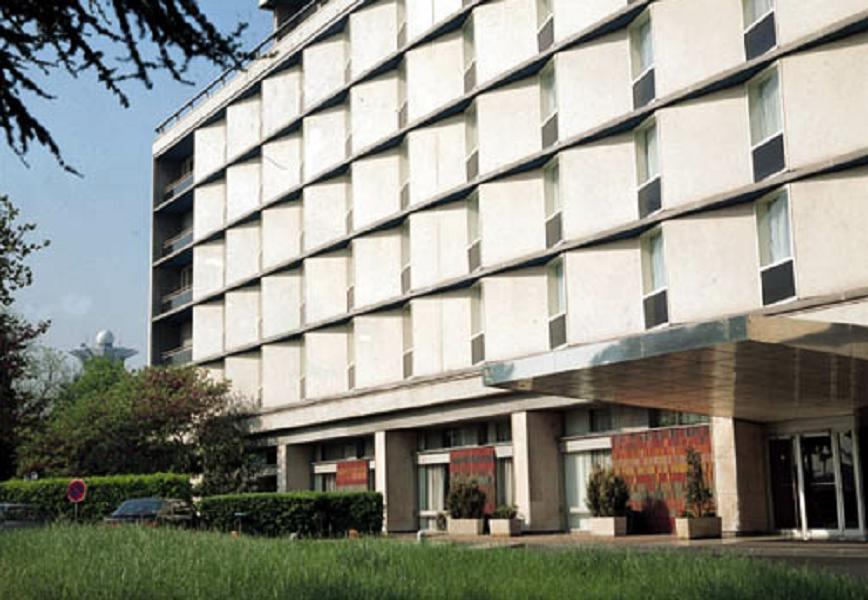
//> input picture opencv/data/building.jpg, 868 x 600 px
$ ./houghlineP   (built with g++ and OpenCV 4)
//> lines starting //> are read from the running program, lines starting //| are printed output that depends on the picture; after the words box and inside, x2 and y2 are one past the last pixel; in counts of white or black regions, pixels touching at a corner belong together
#include "opencv2/opencv.hpp"
#include <iostream>

using namespace cv;
using namespace std;
String folder = "/home/pdy/KDTA.ROS2/opencv/data/";

int main()
{
    Mat img = imread(folder + "building.jpg", IMREAD_GRAYSCALE);
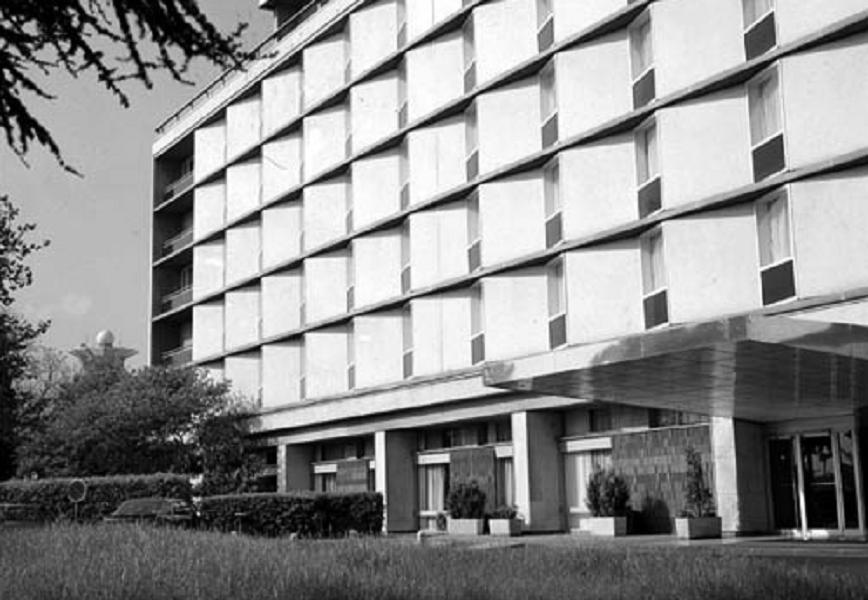
//> img: 600 rows x 868 cols, CV_8UC1; min 0, max 255, mean 142.3
    Mat dst1, dst2;

    Mat edge;
    Canny(img, edge, 50, 150);
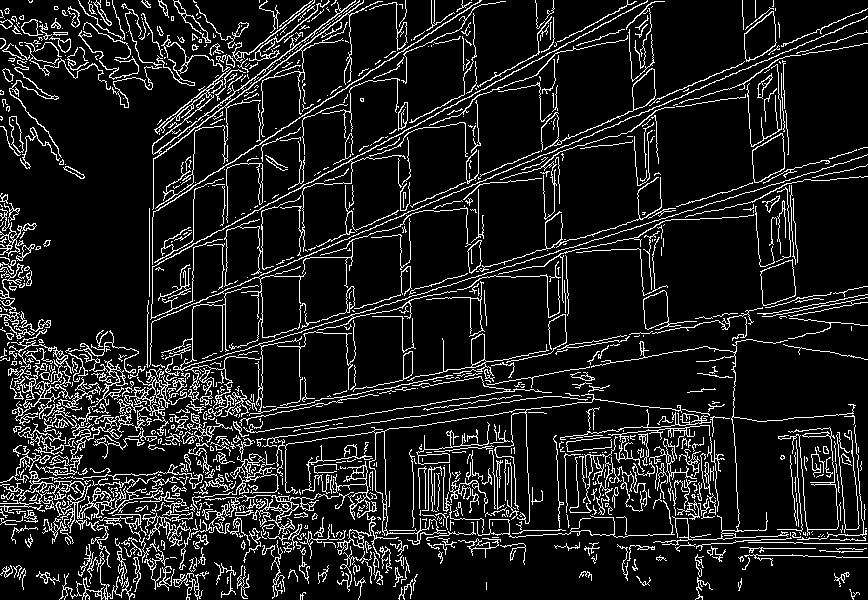
//> edge: 600 rows x 868 cols, CV_8UC1; 11.6% white in thin lines or dots

    vector<Vec4i> lines;
    HoughLinesP(edge, lines, 1, CV_PI / 180, 160, 50, 5);
//> lines = 113 lines (x1, y1, x2, y2), first 8: [180, 309, 737, 72], [329, 398, 385, 388], [149, 215, 480, 0], [802, 538, 857, 539], [301, 186, 546, 55], [430, 290, 683, 212], [589, 342, 640, 332], [627, 475, 680, 470]
    cvtColor(img, img, COLOR_GRAY2RGB);
//> img: 600 rows x 868 cols, CV_8UC3

    for (auto lineP : lines)
    {
        line(img, Point(lineP[0], lineP[1]), Point(lineP[2], lineP[3]), Scalar(0, 0, 255), 2);
    }
//> this loop made 113 passes
//> lineP on passes 1 to 12: [180, 309, 737, 72], [329, 398, 385, 388], [149, 215, 480, 0], [802, 538, 857, 539], [301, 186, 546, 55], [430, 290, 683, 212], [589, 342, 640, 332], [627, 475, 680, 470], [800, 417, 853, 413], [451, 278, 517, 257], [369, 530, 421, 530], [262, 268, 262, 135]
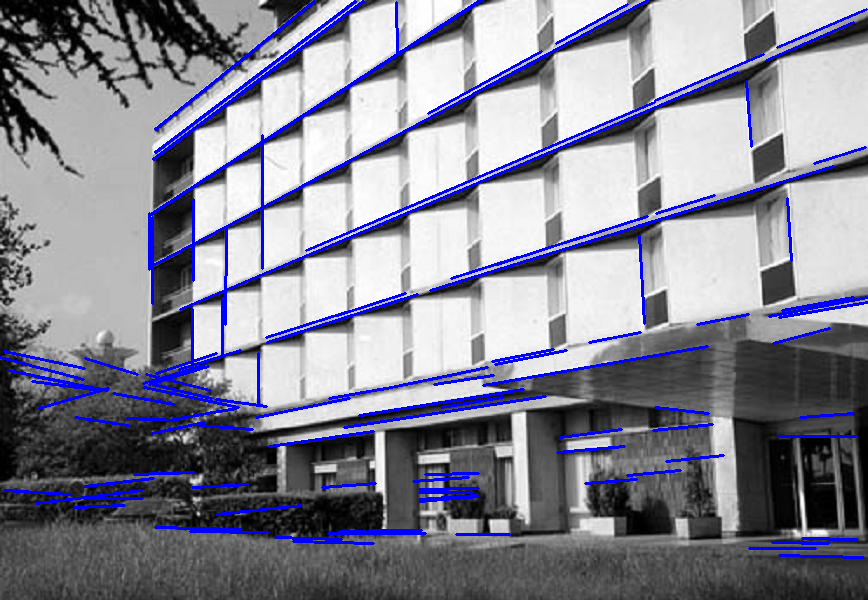
//> img: 600 rows x 868 cols, CV_8UC3; mean R, G, B 135, 135, 149.9

    imshow("img", img);
    imshow("dst1", edge);
    waitKey(0);

    return 0;
}

$ run again, with opencv/data/butterfly.jpg copied over opencv/data/building.jpg
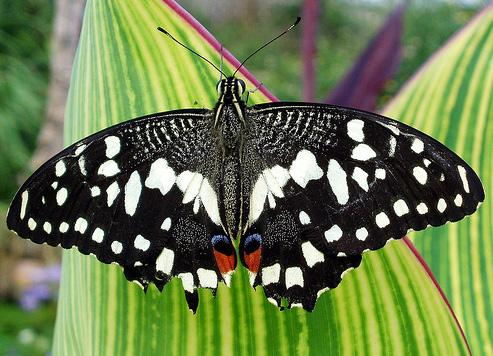
//> input picture opencv/data/butterfly.jpg, 493 x 356 px
//> `Canny(img, edge, 50, 150);`:
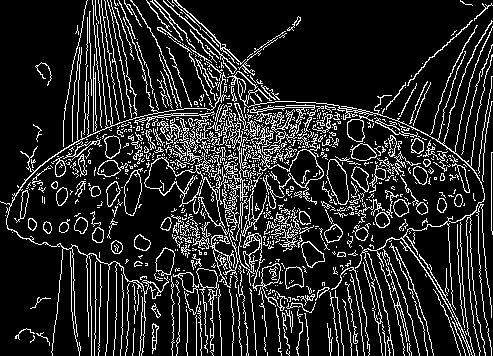
//> edge: 356 rows x 493 cols, CV_8UC1; 15.1% white in thin lines or dots
//> lines = 9 lines (x1, y1, x2, y2), first 8: [163, 0, 279, 108], [161, 85, 224, 148], [257, 82, 324, 149], [158, 109, 293, 244], [152, 110, 258, 216], [95, 338, 95, 262], [162, 99, 243, 180], [261, 103, 315, 157]
//> the loop `for (auto lineP : lines)` made 9 passes
//> after the loop `for (auto lineP : lines)`:
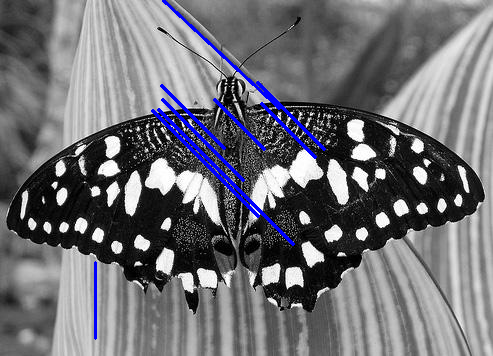
//> img: 356 rows x 493 cols, CV_8UC3; mean R, G, B 111.4, 111.4, 116.6

$ run again, with opencv/data/img1.jpg copied over opencv/data/building.jpg
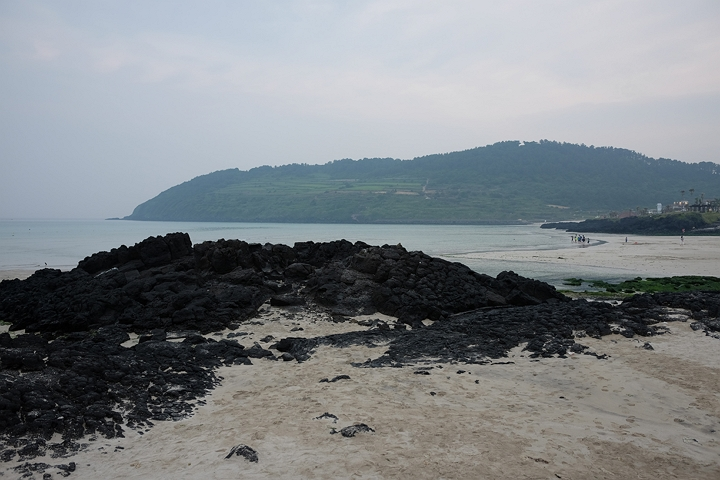
//> input picture opencv/data/img1.jpg, 720 x 480 px
//> `Canny(img, edge, 50, 150);`:
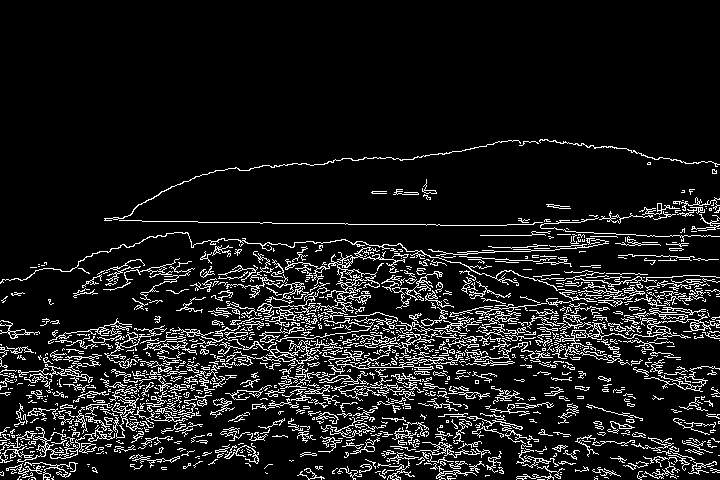
//> edge: 480 rows x 720 cols, CV_8UC1; 10.4% white in thin lines or dots, all inside (x1, y1, x2, y2) = (0, 139, 720, 480)
//> lines = 35 lines (x1, y1, x2, y2), first 8: [95, 431, 157, 417], [316, 336, 382, 327], [227, 357, 277, 357], [365, 326, 422, 322], [214, 222, 327, 223], [70, 438, 153, 419], [433, 361, 483, 352], [169, 372, 219, 368]
//> the loop `for (auto lineP : lines)` made 35 passes
//> after the loop `for (auto lineP : lines)`:
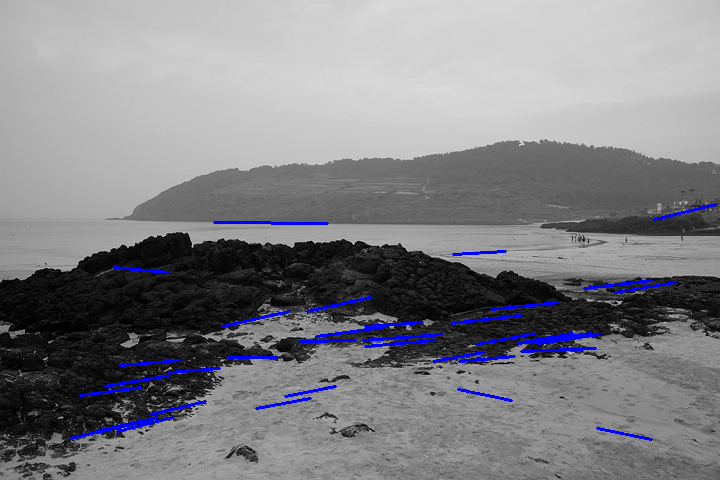
//> img: 480 rows x 720 cols, CV_8UC3; mean R, G, B 128.3, 128.3, 133

$ run again, with opencv/data/img2.jpg copied over opencv/data/building.jpg
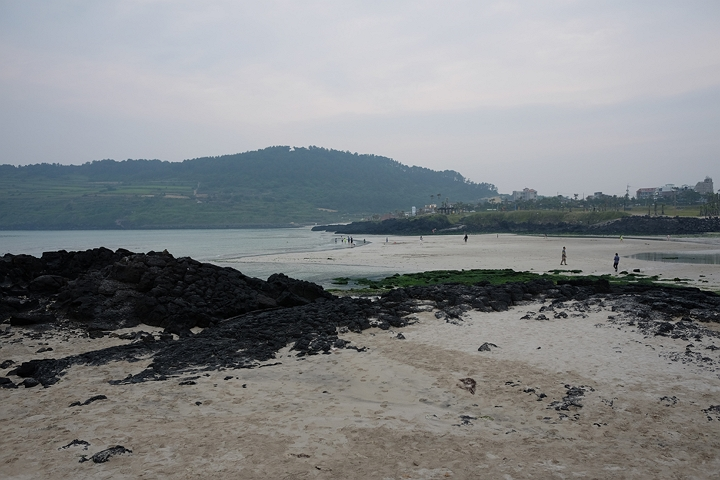
//> input picture opencv/data/img2.jpg, 720 x 480 px
//> `Canny(img, edge, 50, 150);`:
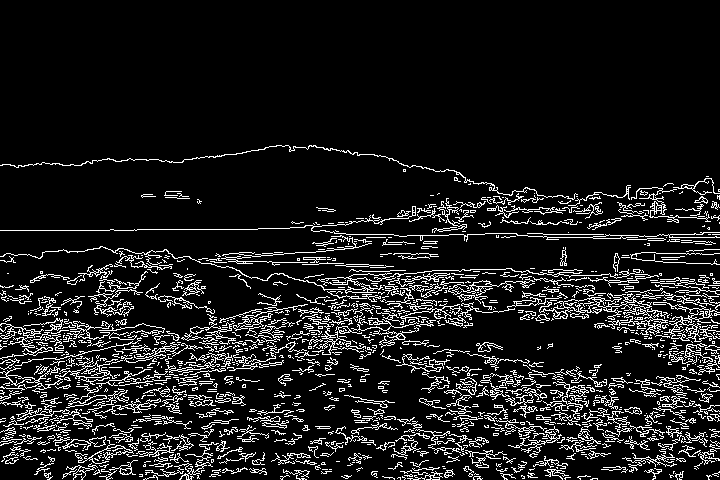
//> edge: 480 rows x 720 cols, CV_8UC1; 10.8% white in thin lines or dots, all inside (x1, y1, x2, y2) = (0, 145, 720, 480)
//> lines = 31 lines (x1, y1, x2, y2), first 8: [2, 338, 57, 335], [575, 300, 630, 296], [593, 304, 644, 300], [360, 323, 418, 319], [552, 275, 647, 274], [588, 301, 641, 298], [154, 375, 218, 366], [80, 352, 136, 342]
//> the loop `for (auto lineP : lines)` made 31 passes
//> after the loop `for (auto lineP : lines)`:
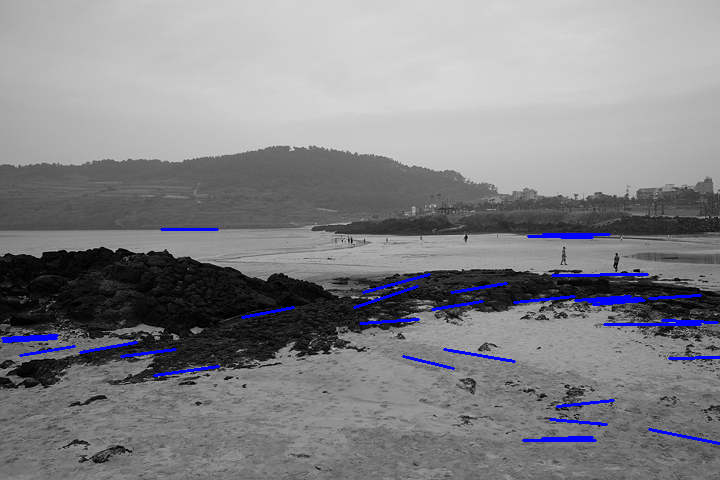
//> img: 480 rows x 720 cols, CV_8UC3; mean R, G, B 130.4, 130.4, 134.6
